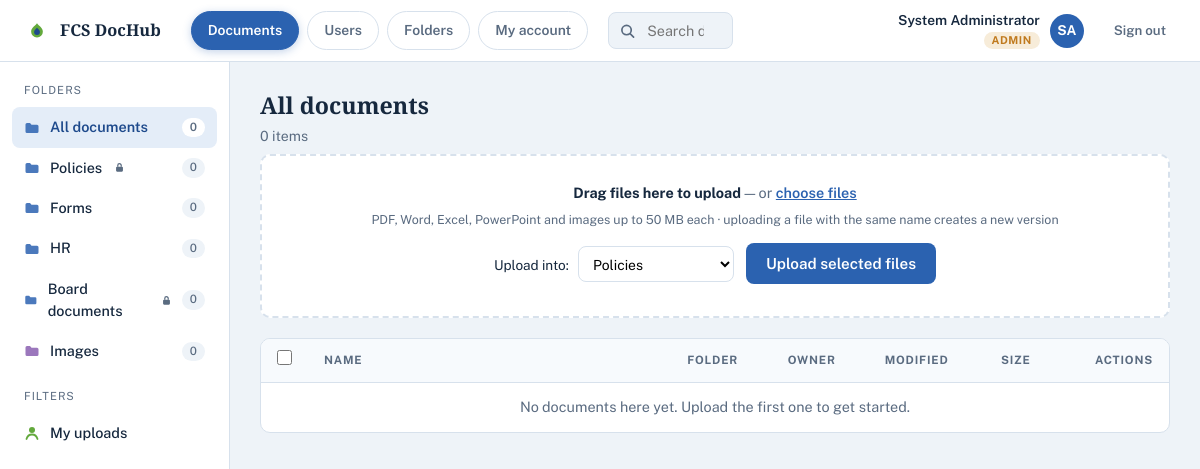
Screenshot of /DocHub/dashboard.php (signed in) with the database file from the repository.
### tables this page shows
CREATE TABLE `folders` (
  `id` int(10) UNSIGNED NOT NULL,
  `name` varchar(120) NOT NULL,
  `sort_order` int(11) NOT NULL DEFAULT 0,
  `restricted` tinyint(1) NOT NULL DEFAULT 0
);

### DocHub/includes/auth.php (called while the page is built, shortened)
<?php
require_once __DIR__ . '/config.php';
function current_user(): ?array
{
    return $_SESSION['user'] ?? null;
}
function require_login(): array
{
    $u = current_user();
    return $u;
}
function is_admin(?array $u = null): bool
{
    $u = $u ?? current_user();
    return $u && $u['role'] === 'admin';
}
function e(string $s): string
{
    return htmlspecialchars($s, ENT_QUOTES, 'UTF-8');
}
function folder_meta(int $folderId): ?array
{
    static $folders = null;
    if ($folders === null) {
        $folders = [];
        foreach (db()->query('SELECT * FROM folders') as $f) {
            $folders[(int)$f['id']] = $f;
        }
    }
    return $folders[$folderId] ?? null;
}
function folder_access(int $folderId, ?array $u = null): array
{
    $u = $u ?? current_user();
    $f = folder_meta($folderId);
    if ($u['role'] === 'admin') return ['view' => true, 'edit' => true];
    static $perm = [];
    $key = $folderId . '-' . $u['id'];
    $row = $perm[$key];
    return ['view' => (bool)$row, 'edit' => $row ? (bool)$row['can_edit'] : false];
}
function accessible_folders(?array $u = null): array
{
    $u = $u ?? current_user();
    $rows = db()->query(
        'SELECT f.*, COUNT(d.id) AS doc_count
           FROM folders f
      LEFT JOIN documents d ON d.folder_id = f.id
       GROUP BY f.id
       ORDER BY f.sort_order, f.name'
    )->fetchAll();
    return array_values(array_filter(
        $rows,
        fn($f) => folder_access((int)$f['id'], $u)['view']
    ));
}

### DocHub/includes/config.php (called while the page is built, shortened)
<?php
function db(): PDO
{
    static $pdo = null;
    if ($pdo === null) {
        $pdo = new PDO(
            'mysql:host=' . DB_HOST . ';dbname=' . DB_NAME . ';charset=utf8mb4',
            DB_USER,
            DB_PASS,
            [
                PDO::ATTR_ERRMODE            => PDO::ERRMODE_EXCEPTION,
                PDO::ATTR_DEFAULT_FETCH_MODE => PDO::FETCH_ASSOC,
                PDO::ATTR_EMULATE_PREPARES   => false,
            ]
        );
    }
    return $pdo;
}

### DocHub/dashboard.php (the view, shortened to what this page needs)
<?php
require_once __DIR__ . '/includes/auth.php';
$user = require_login();
$folderId = isset($_GET['folder']) ? (int)$_GET['folder'] : 0;
$q        = trim($_GET['q'] ?? '');
$mine     = isset($_GET['mine']) && $_GET['mine'] === '1';
$folders   = accessible_folders($user);
$folderIds = array_map(fn($f) => (int)$f['id'], $folders);
$totalDocs = array_sum(array_column($folders, 'doc_count'));
$folderName  = 'All documents';
$editableFolders = array_values(array_filter(
    $folders,
    fn($f) => folder_access((int)$f['id'], $user)['edit']
));
$showUpload = count($editableFolders) > 0;
$docs = [];
if ($folderIds) {
    $in   = implode(',', array_fill(0, count($folderIds), '?'));
    $sql  = "SELECT d.*, u.full_name AS owner_name, f.name AS folder_name,
                    (SELECT COUNT(*) FROM document_versions v WHERE v.document_id = d.id) AS version_count
               FROM documents d
               JOIN users u   ON u.id = d.uploaded_by
               JOIN folders f ON f.id = d.folder_id
              WHERE d.folder_id IN ($in)";
    $args = $folderIds;
    $sql .= ' ORDER BY d.uploaded_at DESC';
    $stmt = db()->prepare($sql);
    $stmt->execute($args);
    $docs = $stmt->fetchAll();
}
$initials = strtoupper(mb_substr($user['name'], 0, 1) .
            (strpos($user['name'], ' ') !== false
              ? mb_substr($user['name'], strpos($user['name'], ' ') + 1, 1) : ''));
function qs(array $overrides): string
{
    $params = array_merge($_GET, $overrides);
    $params = array_filter($params, fn($v) => $v !== '' && $v !== null && $v !== 0 && $v !== '0');
    return $params ? '?' . http_build_query($params) : '';
}
?>
<!DOCTYPE html>
<html lang="en">
<head>
<link rel="stylesheet" href="assets/style.css?v=4">
</head>
<body class="app-body">
<header class="topbar">
  <a class="brand-mini" href="dashboard.php">
    <svg width="26" height="26" viewBox="0 0 40 40" fill="none" aria-hidden="true">
      <path d="M20 8c-4 5-9 7-9 13a9 9 0 0 0 18 0c0-6-5-8-9-13z" fill="#63A93C"/>
      <path d="M20 15c-2 2.6-4.5 3.7-4.5 6.7a4.5 4.5 0 0 0 9 0c0-3-2.5-4.1-4.5-6.7z" fill="#1E4A8C"/>
    </svg>
    FCS DocHub
  </a>
  <nav class="topnav">
    <a href="dashboard.php" class="active">Documents</a>
    <?php if (is_admin($user)): ?>
      <a href="admin_users.php">Users</a>
      <a href="admin_folders.php">Folders</a>
    <?php endif; ?>
    <a href="profile.php">My account</a>
  </nav>
  <form class="search" method="get" action="dashboard.php">
    <svg width="15" height="15" viewBox="0 0 16 16" fill="none"><circle cx="7" cy="7" r="5" stroke="currentColor" stroke-width="1.8"/><path d="m11 11 3.5 3.5" stroke="currentColor" stroke-width="1.8" stroke-linecap="round"/></svg>
    <input type="search" name="q" placeholder="Search documents…" value="<?= e($q) ?>">
  </form>
  <div class="userchip">
    <div class="who">
      <div class="nm"><?= e($user['name']) ?></div>
      <span class="badge badge-<?= e($user['role']) ?>"><?= e(ucfirst($user['role'])) ?></span>
    </div>
    <div class="avatar"><?= e($initials) ?></div>
  </div>
  <a class="logout" href="logout.php">Sign out</a>
</header>
<div class="body-grid">
  <nav class="sidebar" aria-label="Folders">
    <div class="side-label">Folders</div>
    <a class="folder-btn<?= $folderId === 0 && !$mine ? ' active' : '' ?>" href="dashboard.php">
      <svg width="16" height="16" viewBox="0 0 16 16" fill="none"><path d="M1.5 4.5A1.5 1.5 0 0 1 3 3h3l1.5 1.8H13A1.5 1.5 0 0 1 14.5 6.3v5.2A1.5 1.5 0 0 1 13 13H3a1.5 1.5 0 0 1-1.5-1.5v-7z" fill="var(--blue)" opacity=".85"/></svg>
      <span>All documents</span><span class="count"><?= $totalDocs ?></span>
    </a>
    <?php foreach ($folders as $f): ?>
      <a class="folder-btn<?= $folderId === (int)$f['id'] ? ' active' : '' ?>"
         href="dashboard.php?folder=<?= (int)$f['id'] ?>">
        <svg width="16" height="16" viewBox="0 0 16 16" fill="none"><path d="M1.5 4.5A1.5 1.5 0 0 1 3 3h3l1.5 1.8H13A1.5 1.5 0 0 1 14.5 6.3v5.2A1.5 1.5 0 0 1 13 13H3a1.5 1.5 0 0 1-1.5-1.5v-7z" fill="<?= $f['name'] === 'Images' ? '#8A5FB0' : 'var(--blue)' ?>" opacity=".85"/></svg>
        <span><?= e($f['name']) ?></span>
        <?php if ((int)$f['restricted']): ?>
          <svg class="lock" width="11" height="11" viewBox="0 0 16 16" fill="none" aria-label="Restricted"><rect x="3" y="7" width="10" height="7" rx="1.5" fill="var(--slate)"/><path d="M5.5 7V5a2.5 2.5 0 0 1 5 0v2" stroke="var(--slate)" stroke-width="1.8"/></svg>
        <?php endif; ?>
        <span class="count"><?= (int)$f['doc_count'] ?></span>
      </a>
    <?php endforeach; ?>
    <div class="side-label">Filters</div>
    <a class="folder-btn<?= $mine ? ' active' : '' ?>" href="dashboard.php<?= qs(['mine' => $mine ? null : '1']) ?>">
      <svg width="16" height="16" viewBox="0 0 16 16" fill="none"><circle cx="8" cy="5" r="3" fill="var(--green)"/><path d="M2.5 14c.8-3 3-4.5 5.5-4.5s4.7 1.5 5.5 4.5" stroke="var(--green)" stroke-width="1.8" stroke-linecap="round"/></svg>
      <span>My uploads</span>
    </a>
  </nav>
  <main class="main">
    <div class="main-head">
      <div>
        <h2><?= e($folderName) ?></h2>
        <div class="sub"><?= count($docs) ?> <?= count($docs) === 1 ? 'item' : 'items' ?><?= $q !== '' ? ' matching "' . e($q) . '"' : '' ?></div>
      </div>
    </div>
    <?php if ($showUpload): ?>
      <form class="upload-form" method="post" action="upload.php" enctype="multipart/form-data" id="uploadForm">
        <div class="dropzone" id="dropzone">
          <strong>Drag files here to upload</strong> — or
          <label class="filepick">choose files<input type="file" name="files[]" id="fileInput" multiple
                 accept=".pdf,.doc,.docx,.xls,.xlsx,.ppt,.pptx,.csv,.txt,.png,.jpg,.jpeg,.gif,.webp"></label>
          <div class="hint">PDF, Word, Excel, PowerPoint and images up to 50 MB each · uploading a file with the same name creates a new version</div>
          <div class="upload-controls">
            <label>Upload into:
              <select name="folder_id" required>
                <?php foreach ($editableFolders as $f): ?>
                  <option value="<?= (int)$f['id'] ?>" <?= $folderId === (int)$f['id'] ? 'selected' : '' ?>><?= e($f['name']) ?></option>
                <?php endforeach; ?>
              </select>
            </label>
            <button type="submit" class="btn btn-blue">Upload selected files</button>
          </div>
        </div>
      </form>
    <?php else: ?>
      <div class="perm-note"><strong>View-only access</strong>&nbsp;— you can open and download documents. Contact an administrator to request edit access.</div>
    <?php endif; ?>
    <form method="post" action="bulk_download.php" id="bulkForm">
      <table class="doc-table" aria-label="Documents">
        <thead>
          <tr>
            <th class="chk-col"><input type="checkbox" id="chkAll" aria-label="Select all" onclick="toggleAll(this)"></th>
            <th style="width:40%">Name</th>
            <th>Folder</th>
            <th>Owner</th>
            <th>Modified</th>
            <th>Size</th>
            <th style="text-align:right">Actions</th>
          </tr>
        </thead>
        <tbody>
        <?php if (!$docs): ?>
          <tr><td colspan="7" class="empty">No documents here yet.<?= $showUpload ? ' Upload the first one to get started.' : '' ?></td></tr>
        <?php endif; ?>
        </tbody>
      </table>
    </form>
  </main>
</div>
</body>
</html>

### rows the page displays
folders: name "Policies", restricted 1 (drawn), doc_count "0"
folders: name "Forms", doc_count "0"
folders: name "HR", doc_count "0"
folders: name "Board documents", restricted 1 (drawn), doc_count "0"
folders: name "Images", doc_count "0"

### other values shown
$user['name'] "System Administrator"
$user['role'] "ADMIN"
$initials "SA"
$totalDocs "0"
$folderName "All documents"
count($docs) "0"
form field folder_id "Policies"
